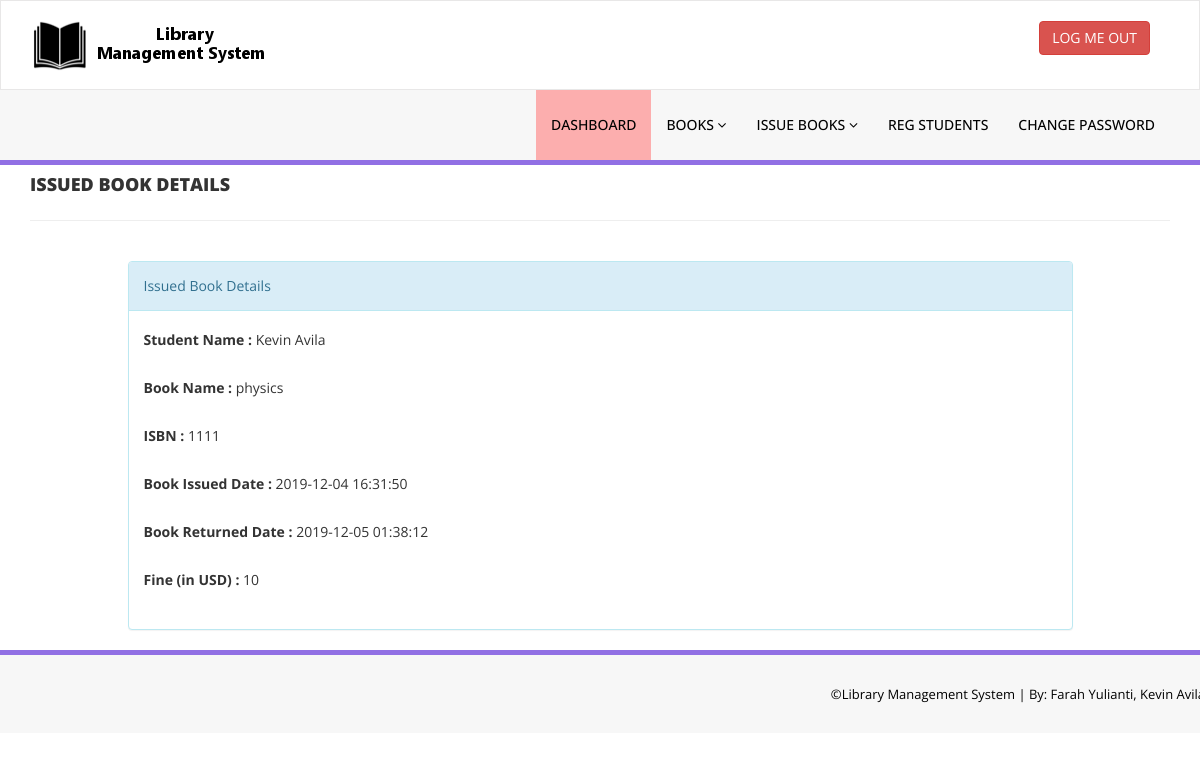
The app's page /library/admin/update-issue-bookdeails.php?rid=8 (signed in) with its own data.
### tables this page shows
CREATE TABLE IF NOT EXISTS `tblissuedbookdetails` (
  `id` int(11) NOT NULL AUTO_INCREMENT,
  `BookId` int(11) DEFAULT NULL,
  `StudentID` varchar(150) DEFAULT NULL,
  `IssuesDate` timestamp NULL DEFAULT CURRENT_TIMESTAMP,
  `ReturnDate` timestamp NULL DEFAULT NULL ON UPDATE CURRENT_TIMESTAMP,
  `RetrunStatus` int(1) DEFAULT NULL,
  `fine` int(11) DEFAULT NULL,
  PRIMARY KEY (`id`)
);

CREATE TABLE IF NOT EXISTS `tblstudents` (
  `id` int(11) NOT NULL AUTO_INCREMENT,
  `StudentId` varchar(100) DEFAULT NULL,
  `FullName` varchar(120) DEFAULT NULL,
  `EmailId` varchar(120) DEFAULT NULL,
  `MobileNumber` char(11) DEFAULT NULL,
  `Password` varchar(120) DEFAULT NULL,
  `Status` int(1) DEFAULT NULL,
  `RegDate` timestamp NULL DEFAULT CURRENT_TIMESTAMP,
  `UpdationDate` timestamp NULL DEFAULT NULL ON UPDATE CURRENT_TIMESTAMP,
  PRIMARY KEY (`id`),
  UNIQUE KEY `StudentId` (`StudentId`)
);

CREATE TABLE IF NOT EXISTS `tblbooks` (
  `id` int(11) NOT NULL AUTO_INCREMENT,
  `BookName` varchar(255) DEFAULT NULL,
  `ISBNNumber` int(11) DEFAULT NULL,
  `BookPrice` int(11) DEFAULT NULL,
  `RegDate` timestamp NULL DEFAULT CURRENT_TIMESTAMP,
  `UpdationDate` timestamp NULL DEFAULT NULL ON UPDATE CURRENT_TIMESTAMP,
  PRIMARY KEY (`id`)
);

### library/admin/update-issue-bookdeails.php (the view, shortened to what this page needs)
<?php
include('includes/config.php');
if(strlen($_SESSION['alogin'])==0)
    {
header('location:index.php');
}
else{
?>
<!DOCTYPE html>
<html xmlns="http://www.w3.org/1999/xhtml">
<head>
    <link href="assets/css/bootstrap.css" rel="stylesheet" />
    <link href="assets/css/font-awesome.css" rel="stylesheet" />
    <link href="assets/css/style.css" rel="stylesheet" />
</head>
<body>
<?php include('includes/header.php');?>
    <div class="content-wra
    <div class="content-wrapper">
         <div class="container">
        <div class="row pad-botm">
            <div class="col-md-12">
                <h4 class="header-line">Issued Book Details</h4>
                            </div>
</div>
<div class="row">
<div class="col-md-10 col-sm-6 col-xs-12 col-md-offset-1"">
<div class="panel panel-info">
<div class="panel-heading">
Issued Book Details
</div>
<div class="panel-body">
<form role="form" method="post">
<?php
$rid=intval($_GET['rid']);
$sql = "SELECT tblstudents.FullName,tblbooks.BookName,tblbooks.ISBNNumber,tblissuedbookdetails.IssuesDate,tblissuedbookdetails.ReturnDate,tblissuedbookdetails.id as rid,tblissuedbookdetails.fine,tblissuedbookdetails.RetrunStatus from  tblissuedbookdetails join tblstudents on tblstudents.StudentId=tblissuedbookdetails.StudentId join tblbooks on tblbooks.id=tblissuedbookdetails.BookId where tblissuedbookdetails.id=:rid";
$query = $dbh -> prepare($sql);
$query->bindParam(':rid',$rid,PDO::PARAM_STR);
$query->execute();
$results=$query->fetchAll(PDO::FETCH_OBJ);
if($query->rowCount() > 0)
{
foreach($results as $result)
{               ?>
<div class="form-group">
<label>Student Name :</label>
<?php echo htmlentities($result->FullName);?>
</div>
<div class="form-group">
<label>Book Name :</label>
<?php echo htmlentities($result->BookName);?>
</div>
<div class="form-group">
<label>ISBN :</label>
<?php echo htmlentities($result->ISBNNumber);?>
</div>
<div class="form-group">
<label>Book Issued Date :</label>
<?php echo htmlentities($result->IssuesDate);?>
</div>
<div class="form-group">
<label>Book Returned Date :</label>
<?php if($result->ReturnDate=="")
                                            {
                                                echo htmlentities("Not Return Yet");
                                            } else {
                                            echo htmlentities($result->ReturnDate);
}
                                            ?>
</div>
<div class="form-group">
<label>Fine (in USD) :</label>
<?php
if($result->fine=="")
{?>
<input class="form-control" type="text" name="fine" id="fine"  required />
<?php }else {
echo htmlentities($result->fine);
}
?>
</div>
 <?php if($result->RetrunStatus==0){?>
<button type="submit" name="return" id="submit" class="btn btn-info">Return Book </button>
 </div>
<?php }}} ?>
                                    </form>
                            </div>
                        </div>
                            </div>
        </div>
    </div>
    </div>
  <?php include('includes/footer.php');?>
</body>
</html>
<?php } ?>

### library/admin/assets/css/style.css (style rules this page uses)
.header-line { font-weight:900; padding-bottom:25px; border-bottom:1px solid #eeeeee; text-transform:uppercase; }
.pad-botm { padding-bottom:30px; }

### records on screen
tblissuedbookdetails: tblstudents.FullName "Kevin Avila", BookId.BookName "physics", BookId.ISBNNumber "1111", IssuesDate "2019-12-04 16:31:50", ReturnDate "2019-12-05 01:38:12", fine "10"
